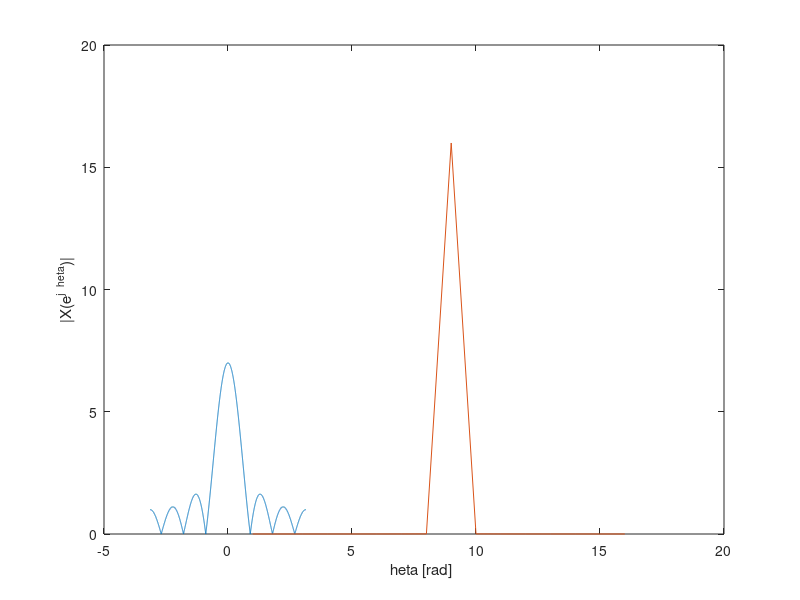

Here is the MATLAB script that generated this plot:
clear all;
close all;
theta=[-pi:0.001:pi];

A=1;
K1=3.5;
K2=0.5;
K3=0;

X=sin(K1*theta)./sin(K2*theta);

K = 7;
R = 9;
i = K/(K+R);
theta_fundamental = 2*pi/ (K + R) * [0:16];

plot(theta,abs(X));
xlabel("\theta [rad]")
ylabel("|X(e^{j\theta})|")
hold on

Xk = fftshift(fft(X,K+R));
plot(1: 16, abs(Xk));
